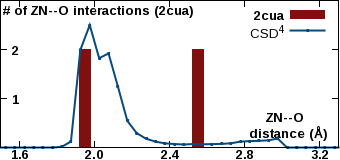

This chart was generated by the following gnuplot code:
set encoding iso_8859_1
set terminal pngcairo transparent enhanced size 340, 160 font "Arial Bold,10"
set output "/var/www/html/csgid/app/webroot/neighborhood_temp/2cua/ZN--O.png"
set lmargin at screen 0.00
set bmargin at screen 0.08
set rmargin at screen 0.995
set tmargin at screen 1.00
set xrange [1.5:3.3]
set format x "%3.1f"
set xtics 1.6,0.4,3.2
set xtics offset 0,graph 0.065
set yrange [0:4875.6]
unset ytics
set y2range [0:3]
set y2tics 1,1,2
set y2tics offset -49,graph 0.00
set y2tics mirror
set view 80,45
set key top right
set boxwidth 0.06
set style fill solid 1.0
set xlabel "ZN--O \n distance (\305)" offset 17,4.4
set y2label "# of ZN--O interactions (2cua)" offset -40,4 rotate by 0
plot "-" using ($1+0.05):2 with boxes lc rgb "#801010" axis x1y2 title "2cua", \
     "/var/www/html/csgid/app/webroot/neighborhood_temp/csd_metal_distances/ZN--O.csv" using ($1+0.025):2 with linespoints linewidth 2 pointtype 7 pointsize 0.2 lc rgb "#074a7e" title "CSD^{4}" axis x1y1
1.4	1
1.9	2
2.5	2
e
